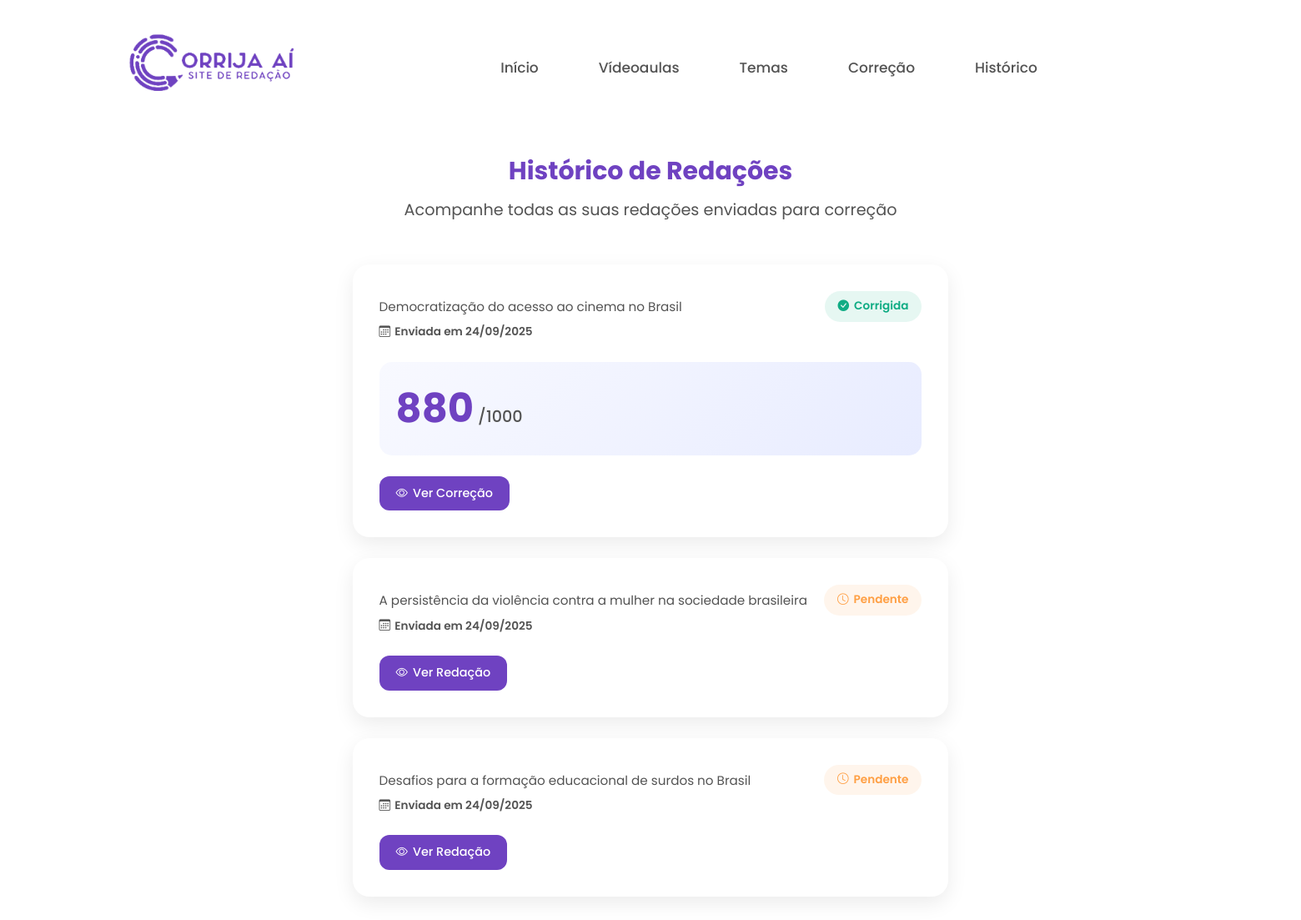
/historico.php (signed in), run on an earlier commit of the app's database.
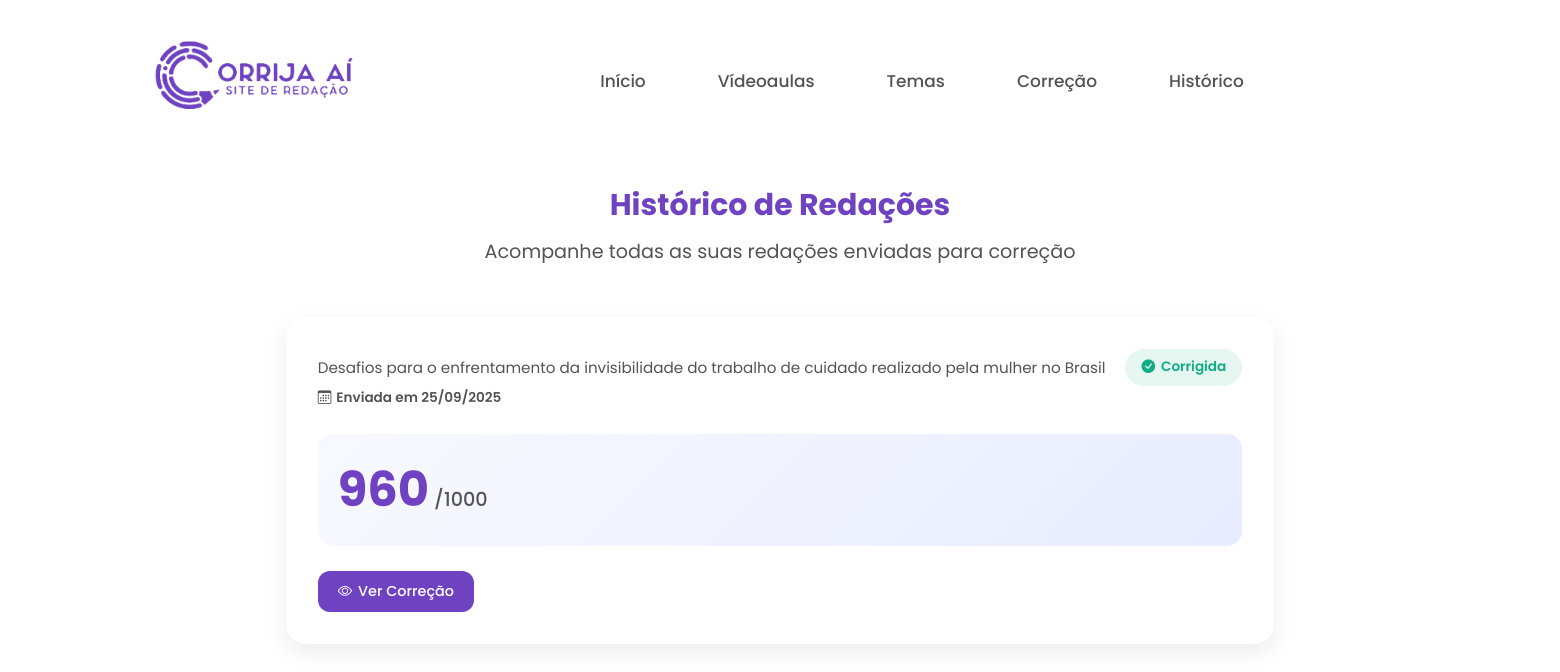
And on a later commit of the database.
### tables this page shows
CREATE TABLE IF NOT EXISTS `redacoes` (
  `id` varchar(255) NOT NULL,
  `usuario_id` int NOT NULL,
  `aluno_nome` varchar(100) NOT NULL,
  `tema` varchar(255) NOT NULL,
  `titulo` varchar(255) DEFAULT NULL,
  `texto` text NOT NULL,
  `data_envio` datetime NOT NULL,
  `status` varchar(50) NOT NULL DEFAULT 'pendente',
  `c1` int DEFAULT '0',
  `c2` int DEFAULT '0',
  `c3` int DEFAULT '0',
  `c4` int DEFAULT '0',
  `c5` int DEFAULT '0',
  `nota_final` int DEFAULT '0',
  `comentarios` text,
  `pontos_fortes` text,
  `pontos_melhoria` text,
  PRIMARY KEY (`id`),
  KEY `usuario_id` (`usuario_id`)
);

### historico.php (the view, shortened to what this page needs)
<?php
require_once 'config.php';
$usuario = obter_usuario_logado();
$stmt = $pdo->prepare("SELECT * FROM redacoes WHERE usuario_id = ? ORDER BY data_envio DESC");
$stmt->execute([$usuario['id']]);
$redacoes = $stmt->fetchAll(PDO::FETCH_ASSOC);
function formatarData($data) {
    $timestamp = strtotime($data);
    return date('d/m/Y', $timestamp);
}
function temaToSlug($tema) {
    $map = [
        'Desafios para a valorização da herança africana no Brasil' => 'heranca-africana',
        'Desafios para o enfrentamento da invisibilidade do trabalho de cuidado realizado pela mulher no Brasil' => 'trabalho-cuidado',
        'Desafios para a valorização de comunidades e povos tradicionais no Brasil' => 'povos-tradicionais',
        'Invisibilidade e registro civil: garantia de acesso à cidadania no Brasil' => 'registro-civil',
        'O estigma associado às doenças mentais na sociedade brasileira' => 'doencas-mentais',
        'Democratização do acesso ao cinema no Brasil' => 'acesso-cinema',
        'Manipulação do comportamento do usuário pelo controle de dados na internet' => 'controle-dados',
        'Desafios para a formação educacional de surdos no Brasil' => 'educacao-surdos',
        'Caminhos para combater a intolerância religiosa no Brasil' => 'intolerancia-religiosa',
        'A persistência da violência contra a mulher na sociedade brasileira' => 'violencia-mulher',
        'Publicidade infantil em questão no Brasil' => 'publicidade-infantil',
        'Tema Livre' => 'tema-livre'
    ];
    if (isset($map[$tema])) {
        return $map[$tema];
    }
    return 'tema-livre';
}
?>
<!DOCTYPE html>
<html lang="pt-br">
<head>
  <link href='https://unpkg.com/boxicons@2.1.4/css/boxicons.min.css' rel='stylesheet'>
  <link rel="stylesheet" href="https://cdn.jsdelivr.net/npm/bootstrap-icons@1.13.1/font/bootstrap-icons.min.css">
  <link href="https://cdn.jsdelivr.net/npm/bootstrap@5.3.6/dist/css/bootstrap.min.css" rel="stylesheet">
  <link rel="stylesheet" href="./stylehistorico.css" />
</head>
<body>
  <main>
    <div class="big-wrapper light">
      <header>
        <div class="container1">
          <div class="logo">
            <img src="logo.png" alt="Logo" />
          </div>
          <div class="links">
            <ul>
              <li><a href="inicio.php">Início</a></li>
              <li><a href="aulas.php">Vídeoaulas</a></li>
              <li><a href="temas.php">Temas</a></li>
              <li><a href="correcao.php">Correção</a></li>
              <li><a href="historico.php">Histórico</a></li>
              <li><a href="logout.php" style="color: #dc3545; margin-left: 360px;">Sair</a></li>
            </ul>
          </div>
        </div>
      </header>
      <div class="main-content">
        <div class="hero-section">
          <h1 class="hero-title">Histórico de Redações</h1>
          <p class="hero-subtitle">Acompanhe todas as suas redações enviadas para correção</p>
        </div>
        <div class="redacoes-list">
          <?php if (empty($redacoes)): ?>
            <div class="empty-state">
              <div class="empty-icon"><i class="bi bi-file-text"></i></div>
              <h3>Nenhuma redação encontrada</h3>
              <p>Você ainda não enviou nenhuma redação para correção. Comece agora!</p>
              <a href="correcao.php" class="btn">Enviar primeira redação</a>
            </div>
          <?php else: ?>
            <?php foreach ($redacoes as $redacao): ?>
            <div class="redacao-card status-<?php echo $redacao['status']; ?>"
                 data-tema="<?php echo temaToSlug($redacao['tema']); ?>">
              <div class="redacao-header">
                <div class="redacao-info">
                  <p class="redacao-tema"><?php echo htmlspecialchars($redacao['tema']); ?></p>
                  <span class="redacao-data">
                    <i class="bi bi-calendar3"></i> Enviada em <?php echo formatarData($redacao['data_envio']); ?>
                  </span>
                </div>
                <div class="status-badge status-<?php echo $redacao['status']; ?>">
                  <?php if ($redacao['status'] === 'corrigida'): ?>
                    <i class="bi bi-check-circle-fill"></i> Corrigida
                  <?php else: ?>
                    <i class="bi bi-clock"></i> Pendente
                  <?php endif; ?>
                </div>
              </div>
              <?php if ($redacao['status'] === 'corrigida'): ?>
                <div class="pontuacao-geral">
                  <div class="nota-final">
                    <span class="nota-numero"><?php echo $redacao['nota_final']; ?></span>
                    <span class="nota-total">/1000</span>
                  </div>
                </div>
              <?php endif; ?>
              <div class="redacao-actions">
                  <button class="action-btn view-btn" onclick="viewRedacao('<?php echo $redacao['id']; ?>')">
                    <i class="bi bi-eye"></i>
                    <?php echo $redacao['status'] === 'corrigida' ? 'Ver Correção' : 'Ver Redação'; ?>
                  </button>
              </div>
            </div>
            <?php endforeach; ?>
          <?php endif; ?>
        </div>
      </div>
    </div>
  </main>
</body>
</html>

### stylehistorico.css (style rules this page uses)
.light { --mainColor: #6f42c1; --hoverColor: #47297e; --backgroundColor: #ffffff; --darkOne: #6f42c1; --darkTwo: #45424b; --lightOne: #2e2e2e; --lightTwo: #535353; --successColor: #10ac84; --warningColor: #feca57; --pendingColor: #ff9f43; --excellentColor: #2ecc71; --goodColor: #3498db; --averageColor: #f39c12; --poorColor: #e74c3c; }
*, *::before, *::after { padding: 0; margin: 0; box-sizing: border-box; font-family: "Poppins", sans-serif; }
body { font-family: "Poppins", sans-serif; background-color: var(--backgroundColor); }
img { width: 100%; }
a { text-decoration: none; }
.big-wrapper { position: relative; padding: 1.7rem 0 2rem; width: 100%; min-height: 100vh; background-color: var(--backgroundColor); display: flex; flex-direction: column; justify-content: flex-start; }
.container1 { position: relative; max-width: 1800px; width: 100%; margin: 0 100px; padding: 0 3rem; z-index: 10; }
header { position: relative; z-index: 70; }
header .container1 { display: flex; padding: 0 3rem; align-items: center; }
header .links { margin: 0 8.1%; margin-top: 24px; }
.logo { align-items: center; cursor: pointer; }
.logo img { width: 220px; margin-right: 0.6rem; }
.links ul { display: flex; list-style: none; align-items: center; }
.links a { color: var(--lightTwo); margin-left: 4.5rem; display: inline-block; transition: 0.3s; font-size: 17px; font-weight: 420; }
.main-content { max-width: 1400px; margin: 0 auto; padding: 60px 40px; }
.hero-section { text-align: center; margin-bottom: 50px; }
.hero-title { font-size: 30px; font-weight: 700; color: var(--darkOne); margin-bottom: 15px; }
.hero-subtitle { font-size: 1.2rem; color: var(--lightTwo); font-weight: 400; }
.redacoes-list { display: flex; flex-direction: column; gap: 25px; }
.redacao-card { background: white; border-radius: 20px; padding: 30px; box-shadow: 0 8px 25px rgba(0, 0, 0, 0.08); border: 2px solid transparent; transition: all 0.3s ease; }
.redacao-header { display: flex; justify-content: space-between; align-items: flex-start; margin-bottom: 25px; gap: 20px; }
.redacao-info { flex: 1; }
.redacao-tema { color: var(--lightTwo); font-size: 0.95rem; line-height: 1.4; margin-bottom: 10px; }
.redacao-data { color: var(--lightTwo); font-size: 0.85rem; display: flex; align-items: center; gap: 5px; }
.status-badge { padding: 8px 16px; border-radius: 20px; font-size: 0.85rem; font-weight: 600; display: flex; align-items: center; gap: 6px; white-space: nowrap; }
.status-badge.status-corrigida { background: rgba(16, 172, 132, 0.1); color: var(--successColor); }
.pontuacao-geral { display: flex; align-items: center; gap: 20px; margin-bottom: 25px; padding: 20px; background: linear-gradient(135deg, #f8f9ff, #e8ecff); border-radius: 15px; }
.nota-final { display: flex; align-items: baseline; gap: 5px; }
.nota-numero { font-size: 3rem; font-weight: 700; color: var(--mainColor); }
.nota-total { font-size: 1.2rem; color: var(--lightTwo); font-weight: 500; }
.redacao-actions { display: flex; gap: 12px; flex-wrap: wrap; }
.action-btn { padding: 10px 20px; border: none; border-radius: 12px; font-size: 0.9rem; font-weight: 500; cursor: pointer; transition: all 0.3s ease; display: flex; align-items: center; gap: 6px; }
.view-btn { background: var(--mainColor); color: white; }
.redacao-card { animation: slideInUp 0.5s ease forwards; }
span { color: var(--mainColor); font-weight: 600; }
.status-badge.status-pendente { background: rgba(255, 159, 67, 0.1); color: var(--pendingColor); }
.redacao-card:nth-child(2) { animation-delay: 0.1s; }
.redacao-card:nth-child(3) { animation-delay: 0.2s; }

What changed in the data, as far as the page shows it:
removed redacoes: tema "Democratização do acesso ao cinema no Brasil", data_envio "24/09/2025", status "corrigida" (drawn), nota_final "880"
removed redacoes: tema "A persistência da violência contra a mulher na sociedade brasileira", data_envio "24/09/2025", status "pendente" (drawn)
removed redacoes: tema "Desafios para a formação educacional de surdos no Brasil", data_envio "24/09/2025", status "pendente" (drawn)
added redacoes: tema "Desafios para o enfrentamento da invisibilidade do trabalho de cuidado realizado pela mulher no Brasil", data_envio "25/09/2025", status "corrigida" (drawn), nota_final "960"
